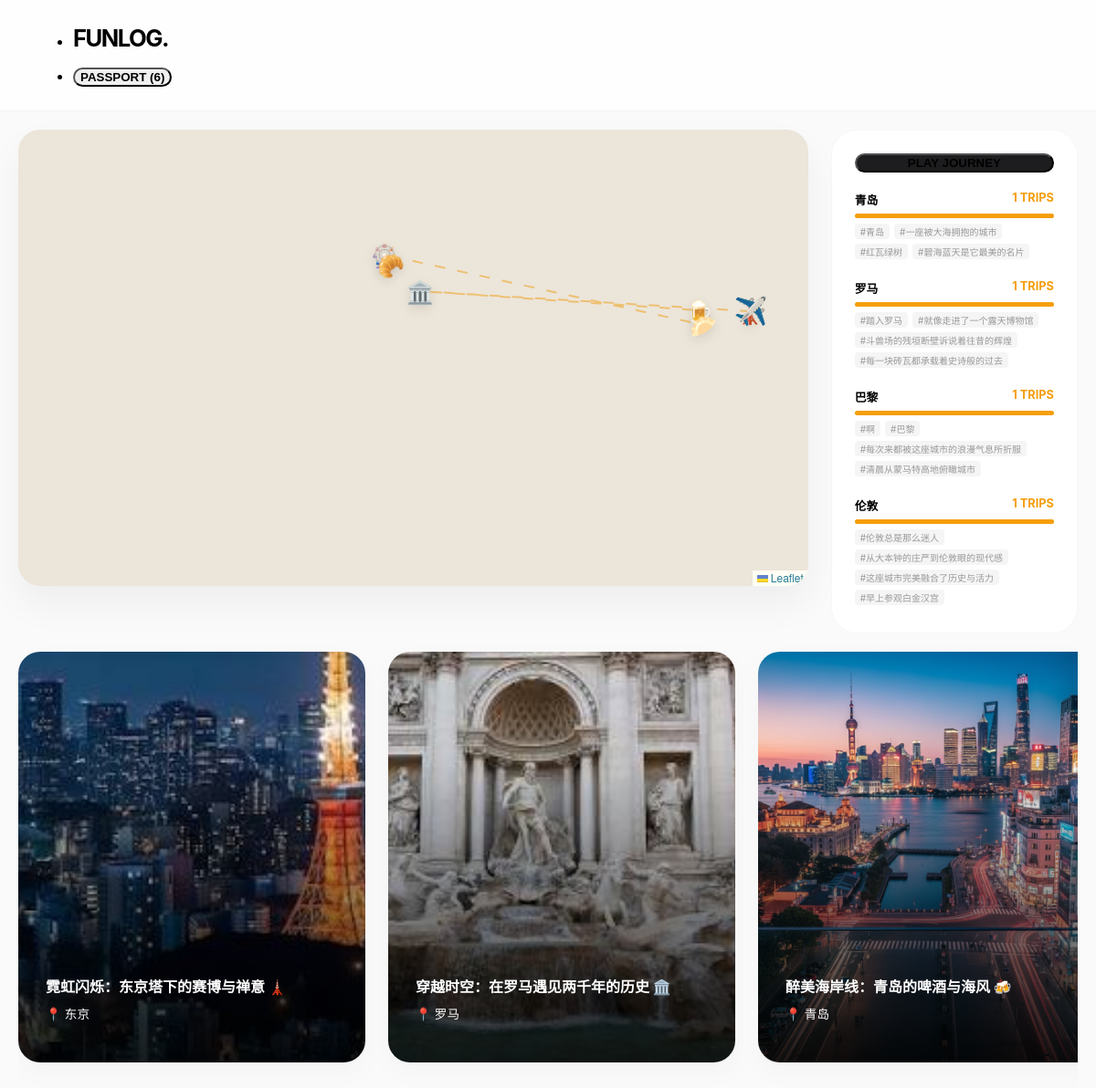
The page / on the database its author committed.
### travel_posts/models.py (models this page shows, shortened)
class Post(models.Model):
    author = models.ForeignKey(User, on_delete=models.CASCADE)
    title = models.CharField(max_length=200)
    content = models.TextField()
    location = models.CharField(max_length=100)
    lat = models.FloatField(null=True, blank=True)
    lon = models.FloatField(null=True, blank=True)
    likes = models.PositiveIntegerField(default=0, db_index=True)
    created_at = models.DateTimeField(auto_now_add=True)

class PostMedia(models.Model):
    post = models.ForeignKey(Post, related_name='medias', on_delete=models.CASCADE)
    file = models.FileField(upload_to='travel_medias/')

### travel_posts/views.py (the view)
# urls.py: path('', views.index, name='index'),
def index(request):
    posts = Post.objects.all().order_by('-created_at')
    hot_cities_query = Post.objects.values('location').annotate(
        count=Count('location')
    ).order_by('-count')[:5]
    hot_locations = []
    for item in hot_cities_query:
        city_name = item['location']
        all_contents = Post.objects.filter(location=city_name).values_list('content', flat=True)
        auto_tags = extract_city_tags(list(all_contents))
        sample_post = Post.objects.filter(location=city_name, lat__isnull=False).first()
        hot_locations.append({
            'location': city_name,
            'count': item['count'],
            'keywords': auto_tags,
            'lat': float(sample_post.lat) if sample_post else None,
            'lon': float(sample_post.lon) if sample_post else None,
        })
    max_count = hot_locations[0]['count'] if hot_locations else 1
    locations_data = [
        {
            'id': p.id,
            'title': p.title,
            'lat': float(p.lat),
            'lon': float(p.lon),
            'location': p.location
        }
        for p in posts if p.lat and p.lon
    ]
    return render(request, 'travel_posts/index.html', {
        'posts': posts,
        'locations': locations_data,      # 用于 Leaflet 地图初始化打点
        'hot_locations': hot_locations,  # 用于侧边栏城市排行和关键词展示
        'max_count': max_count           # 用于进度条比例
    })

### travel_posts/views.py (called while the page is built)
def extract_city_tags(text_list):
    full_text = " ".join(text_list).lower()
    words = re.findall(r'[\u4e00-\u9fa5]+|[a-z]{2,}', full_text)
    stop_words = {
        'for', 'and', 'the', 'with', 'this', 'that', 'from', 'you', 'your', 'was', 'were',
        'are', 'not', 'have', 'has', 'but', 'all', 'out', 'can', 'about', 'just', 'get',
        'on','in','the','of','as','is','or','day','to','bund','it','its','at','because','if','am',
        '这个', '那个', '感觉', '觉得', '去了', '可以', '非常', '真的', '一个', '今天',
        '地方', '很多', '这种', '这里', '那里', '还是', '就是', '因为', '所以', '虽然',
        '但是', '已经', '比较', '觉得', '发现', '看到', '东西', '哈哈', '有点'
    }
    filtered_words = [
        w for w in words
        if w not in stop_words and not w.isdigit()
    ]
    most_common = Counter(filtered_words).most_common(4)
    return [word for word, count in most_common]

### travel_posts/templates/travel_posts/index.html (shortened to what this page needs)
<!DOCTYPE html>
<html lang="zh">
<head>
    <link rel="stylesheet" href="https://cdn.jsdelivr.net/npm/@picocss/pico@1/css/pico.min.css">
    <link rel="stylesheet" href="https://unpkg.com/leaflet@1.9.4/dist/leaflet.css" />
</head>
<body>
<nav>
    <ul><li><strong style="font-size: 1.6rem; letter-spacing: -1.5px;">FUNLOG.</strong></li></ul>
    <ul><li><button class="outline" onclick="document.getElementById('stamp-modal').showModal()" style="border-radius: 50px; font-weight: 600;">PASSPORT (<span id="stamp-count">0</span>)</button></li></ul>
</nav>
<div class="container-main">
    <div class="top-section" style="display: grid; grid-template-columns: 3.2fr 1fr; gap: 25px;">
        <div id="map-main"></div>
        <div class="sidebar-card" style="padding: 25px; height: 500px; background: white; border-radius: 28px; display: flex; flex-direction: column; border: 1px solid rgba(0,0,0,0.03);">
            <button onclick="startWalking()" style="width: 100%; background: #1d1d1f; border-radius: 18px; font-weight: bold; margin-bottom: 20px;">PLAY JOURNEY</button>
            <div id="heatmap-list" style="overflow-y: auto; flex-grow: 1;">
                {% for loc in hot_locations %}
                <div style="margin-bottom: 22px; cursor: pointer;" onclick="map.flyTo([{{ loc.lat }}, {{ loc.lon }}], 12)">
                    <div style="display: flex; justify-content: space-between; font-size: 0.8rem; font-weight: 700;">
                        <span>{{ loc.location }}</span>
                        <span style="color: var(--primary);">{{ loc.count }} TRIPS</span>
                    </div>
                    <div style="background: #f0f0f0; height: 5px; border-radius: 10px; margin: 6px 0;">
                        <div style="background: var(--primary); width: calc({{ loc.count }} / {{ max_count }} * 100%); height: 100%; border-radius: 10px;"></div>
                    </div>
                    <div style="display: flex; gap: 5px; flex-wrap: wrap; margin-top: 5px;">
                        {% for tag in loc.keywords %}
                        <span style="font-size: 10px; color: #999; background: #f5f5f5; padding: 1px 6px; border-radius: 4px;">#{{ tag }}</span>
                        {% endfor %}
                    </div>
                </div>
                {% endfor %}
            </div>
        </div>
    </div>
    <div class="gallery-wrapper" id="main-gallery">
        {% for post in posts %}
        <div class="post-card" onclick="openDetail('modal-{{ post.id }}')">
            <div class="card-media-wrapper">
                {% with post.medias.all|first as m %}
                {% if m %}
                    {% if ".mp4" in m.file.url %}<video muted loop autoplay playsinline src="{{ m.file.url }}"></video>
                    {% else %}<img src="{{ m.file.url }}">{% endif %}
                {% endif %}
                {% endwith %}
            </div>
            <div class="card-content-overlay">
                <h4 style="margin: 0; font-weight: 800;">{{ post.title }}</h4>
                <p style="font-size: 0.85rem; margin-top: 8px;">📍 {{ post.location }}</p>
            </div>
        </div>
        {% endfor %}
    </div>
</div>
</body>
</html>

### travel_posts/templates/travel_posts/index.html (style rules this page uses)
:root { --primary: #f59e0b; --bg: #fafafa; --card-radius: 24px; }
body { background-color: var(--bg); font-family: '-apple-system', 'PingFang SC', sans-serif; margin: 0; }
nav { backdrop-filter: blur(20px); -webkit-backdrop-filter: blur(20px); background: rgba(255, 255, 255, 0.7); position: sticky; top: 0; z-index: 1000; padding: 10px 40px; border-bottom: 1px solid rgba(0,0,0,0.05); }
.container-main { max-width: 1400px; margin: 0 auto; padding: 20px; }
#map-main { border-radius: var(--card-radius); height: 500px; z-index: 1; box-shadow: 0 20px 40px rgba(0,0,0,0.05); filter: sepia(20%) contrast(95%) brightness(102%); }
.gallery-wrapper { display: flex; gap: 25px; overflow-x: auto; padding: 20px 0 50px; scrollbar-width: none; }
.post-card { flex: 0 0 380px; background: white; border-radius: var(--card-radius); overflow: hidden; transition: 0.4s cubic-bezier(0.165, 0.84, 0.44, 1); position: relative; height: 450px; box-shadow: 0 10px 30px rgba(0,0,0,0.03); cursor: pointer; }
.card-media-wrapper { position: absolute; top: 0; left: 0; width: 100%; height: 100%; z-index: 1; }
.card-media-wrapper img, .card-media-wrapper video { width: 100%; height: 100%; object-fit: cover; }
.card-content-overlay { position: absolute; bottom: 0; left: 0; width: 100%; height: 60%; background: linear-gradient(transparent, rgba(0,0,0,0.85)); z-index: 2; padding: 30px; display: flex; flex-direction: column; justify-content: flex-end; color: white; }

### rows shown on the page
Post: file (picture), title "霓虹闪烁：东京塔下的赛博与禅意 🗼", location "东京"
Post: file (picture), title "穿越时空：在罗马遇见两千年的历史 🏛️", location "罗马"
Post: file (picture), title "醉美海岸线：青岛的啤酒与海风 🍻", location "青岛"

### other values the page prints
{{ loc.location }} "青岛" "罗马" "巴黎" "伦敦"
{{ loc.count }} "1" "1" "1" "1"
{{ tag }} "青岛" "一座被大海拥抱的城市" "红瓦绿树" "碧海蓝天是它最美的名片" "踏入罗马" "就像走进了一个露天博物馆" "斗兽场的残垣断壁诉说着往昔的辉煌" "每一块砖瓦都承载着史诗般的过去" "啊" "巴黎" "每次来都被这座城市的浪漫气息所折服" "清晨从蒙马特高地俯瞰城市" "伦敦总是那么迷人" "从大本钟的庄严到伦敦眼的现代感" "这座城市完美融合了历史与活力" "早上参观白金汉宫"
